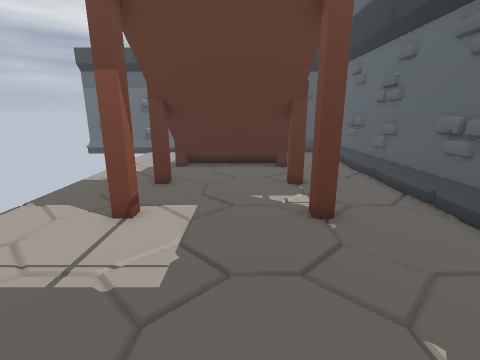
[1] (above)

16 first-person views from a walk through a level from a Godot 3-D game. The camera is 1.5 m above the floor, tilts 14° down and sees 85° across. The floor is counted in squares, 0.5 m on a side. Each view is taken from the middle of a square. On the plan, view 1 faces up. The plan holds only what a view shows up to about 19 squares ahead; the rest is blank. The place goes on beyond the plan.

[2]
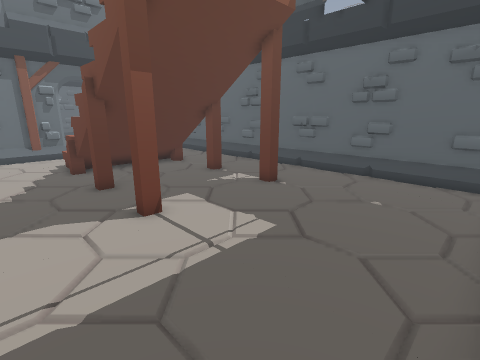

[3]
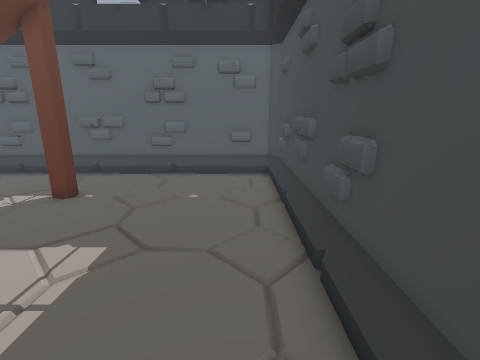

[4]
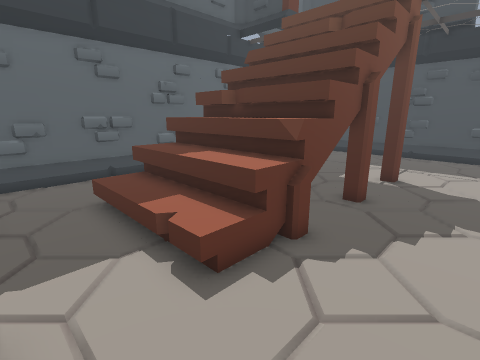

[5]
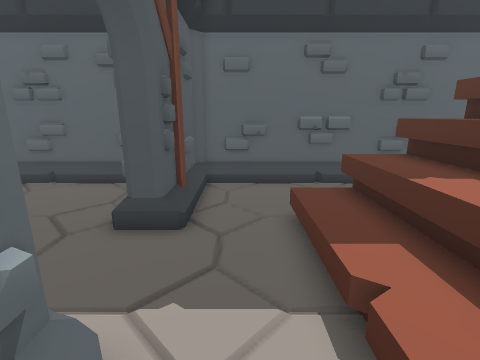

[6]
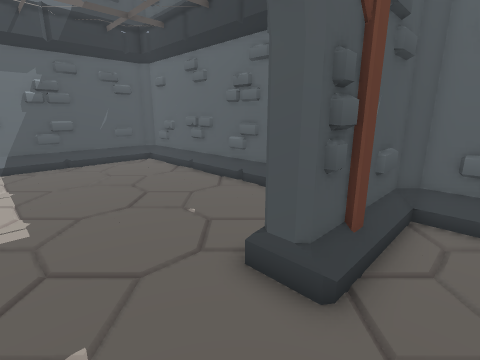

[7]
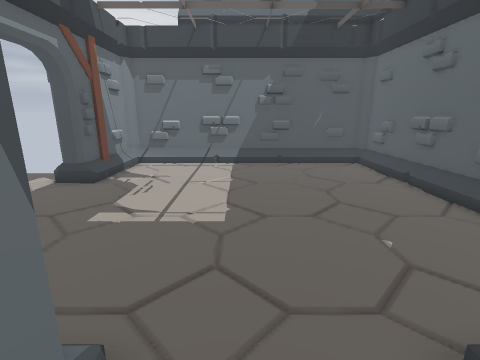

[8]
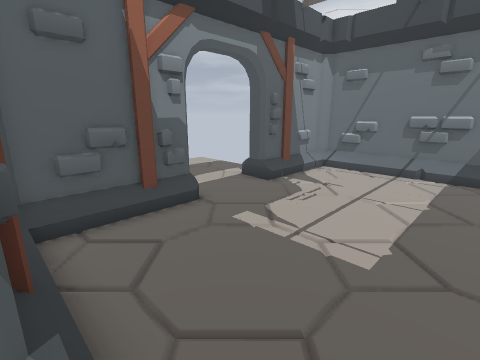

[9]
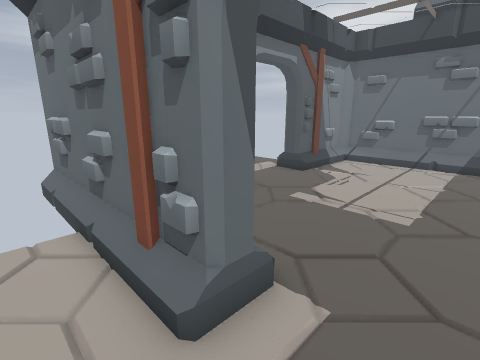

[10]
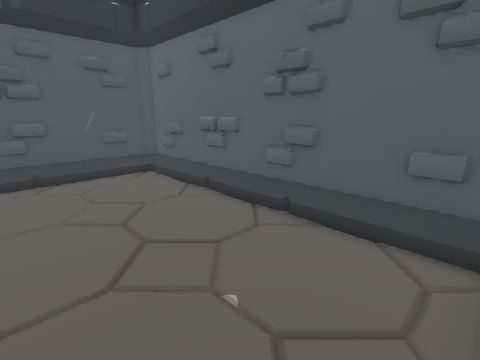

[11]
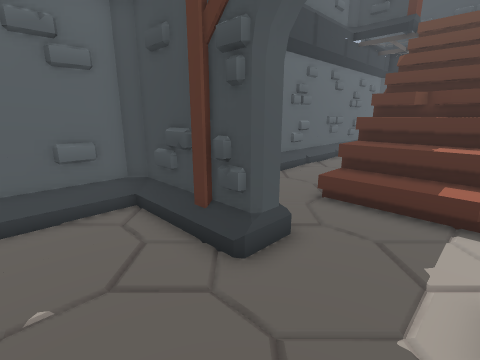

[12]
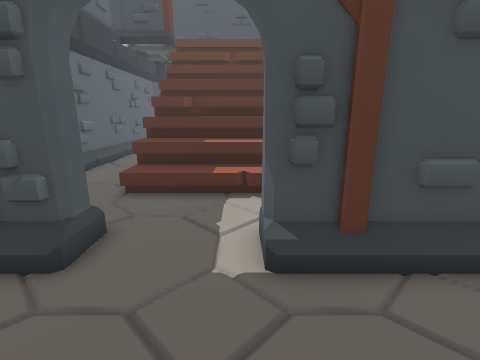

[13]
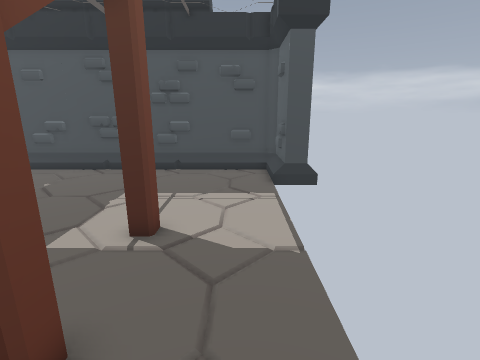

[14]
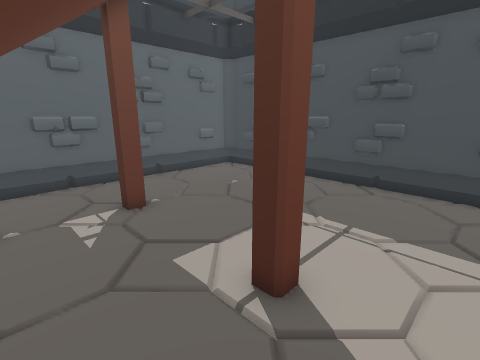

[15]
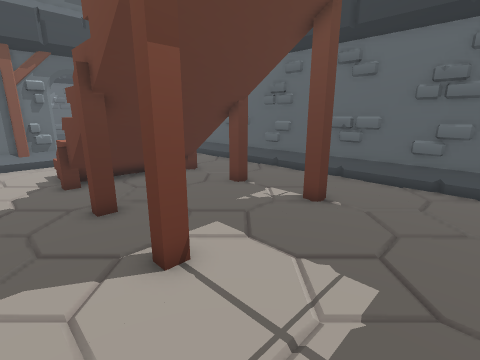

[16]
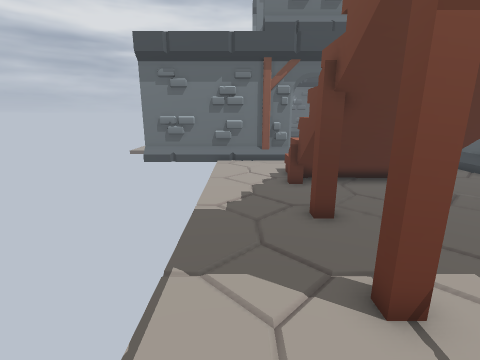

### Floor plan
Key: @ floor where view 1 was taken; # wall or solid block; . main floor; : floor 0.5 m higher than the main floor; + floor 1 m higher than the main floor; * floor 1.5 m higher than the main floor; % floor 2.5 m higher than the main floor; / step, stairs or slope; = window, fence, low wall or low ledge; v drop or lower ground.
Columns run from 15 left of view 1 to 7 right of it. Each row starts with its distance up from view 1.
 38        ################
 37        #..............#
 36        #..............#
 35        #..............#
 34 ...... #..............#
 33 ......##..............#
 32   ....................#
 31    ...................#
 30      .................#
 29        #..............#
 28        #..............#
 27        #..............#
 26        #..............#
 25        #..............#
 24        #............. #
 23        ######... ######
 22        ######... ######
 21         ..............#
 20         ..............#
 19         ..............#
 18         ..../////:....#
 17         ...///////....#
 16         ...=+//+/v=...#
 15         ...=*//*//....#
 14         ...////// ....#
 13         ....   /  ....#
 12         ...v%%%%%  ...#
 11         ..............#
 10         ..............#
  9         ..............#
  8         ...##....##...#
  7         ...##....##...#
  6         ..............#
  5         ..............#
  4         ..............#
  3         ..............#
  2        #..............#
  1        #..............#
  0        #.......@..... #
 -1        ################

Where each view was taken, in squares from view 1:
view 1: 0 up, 0 right, facing up
view 2: 0 up, 7 left, facing up-right
view 3: 1 up, 7 left, facing right
view 4: 21 up, 7 left, facing down-right
view 5: 20 up, 5 left, facing right
view 6: 20 up, 2 left, facing up-right
view 7: 21 up, 1 left, facing up
view 8: 23 up, 0 right, facing up-left
view 9: 20 up, 0 right, facing up-left
view 10: 24 up, 0 right, facing up-right
view 11: 27 up, 2 left, facing down-right
view 12: 28 up, 2 left, facing down
view 13: 14 up, 6 left, facing down
view 14: 11 up, 6 left, facing down-right
view 15: 3 up, 6 left, facing up-right
view 16: 4 up, 6 left, facing up
